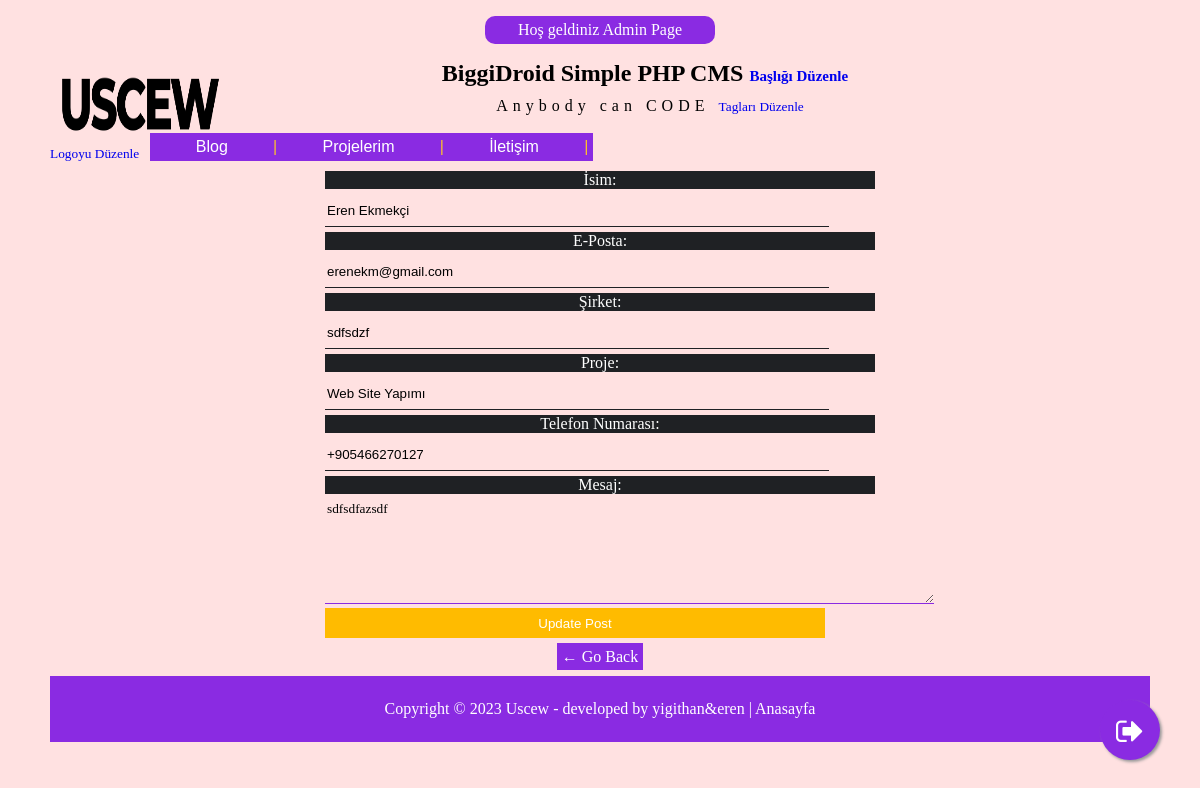
Page /admin/contactread.php?id=5 (signed in) on the committed database.
### tables this page shows
CREATE TABLE `sitedetails` (
  `id` int(11) NOT NULL,
  `sitelogo` mediumtext DEFAULT NULL,
  `sitetitle` mediumtext DEFAULT NULL,
  `sitetagline` mediumtext DEFAULT NULL
);

CREATE TABLE `contact` (
  `id` int(11) NOT NULL,
  `name` varchar(300) NOT NULL,
  `mail` varchar(300) NOT NULL,
  `business` varchar(300) NOT NULL,
  `message` text NOT NULL,
  `project` varchar(300) NOT NULL,
  `tel` varchar(30) NOT NULL
);

### admin/contactread.php (the view, shortened to what this page needs)
<?php
include 'include/header.php';
if (isset($_SESSION["admin"])) {
			$id = $_GET['id'];
			$query = mysqli_query($con, "SELECT * FROM contact WHERE id='$id' ");
			$row = mysqli_fetch_assoc($query);
}
?>
	<form method="post" action="">
					<p>İsim:</p>
				    <input type="text" name="name" placeholder="Enter your title" value="<?php echo $row["name"] ?>" readonly>
				     <p>E-Posta:</p>
                     <input type="text" name="mail" placeholder="Enter your title" value="<?php echo $row["mail"] ?>" readonly>
                     <p>Şirket:</p>
                     <input type="text" name="business" placeholder="Enter your title" value="<?php echo $row["business"] ?>" readonly>
                     <p>Proje:</p>
                     <input type="text" name="project" placeholder="Enter your title" value="<?php echo $row["project"] ?>" readonly>
                     <p>Telefon Numarası:</p>
                     <input type="text" name="tel" placeholder="Enter your title" value="<?php echo $row["tel"] ?>" readonly>
      		          <p>Mesaj:</p>
      		          <textarea name="text" style="font-family: calibri;" readonly><?php echo $row["message"] ?></textarea>
                        <input type="submit" name="update" value="Update Post">
                        <center style="margin-top: 5px;">
                            <a style="font-family: calibri; background: blueviolet;padding: 5px;color: white;text-decoration: none;" href="javascript:history.go(-1)">&larr; Go Back</a>
                        </center>
	</form>
<?php include 'include/footer.php'; ?>

### admin/include/header.php (shortened to what this page needs)
<?php session_start();
include '../include/db.php';
	$query = mysqli_query($con, "SELECT * FROM sitedetails");
	$row = mysqli_fetch_assoc($query);
?>
<!DOCTYPE html>
<html>
<head>
	<link rel="stylesheet" type="text/css" href="../css/style.css">
	<link rel="stylesheet" type="text/css" href="../css/font-awesome.css">
</head>
<body>
<div class="container">
		<?php if (isset($_SESSION["admin"])) { ?><p class="linktag"><a href="index.php">
	Hoş geldiniz <?php echo $_SESSION["user"]; ?> </a></p><?php
}; ?>
	<div class="header">
		<div class="logo">
			<a href="../index.php"><img align="center" class="sitelogo" src="assets/images/logo.png"></a>
			<?php if (isset($_SESSION["admin"])) {
				echo "" ?>
				<br><small style="font-family: calibri;text-align: center;"><a href="editsite.php?id=<?php echo $row['id'] ?>">Logoyu Düzenle</a></small>
				<?php
			"";} ?>
		</div>
		<div class="mainhead">
			<h2><?php echo $row["sitetitle"] ?>
				<?php if (isset($_SESSION["admin"])) {
				echo "" ?>
				<small style="font-family: calibri;text-align: center;font-size: 15px;"><a href="editsite.php?id=<?php echo $row['id'] ?>">Başlığı Düzenle</a></small>
				<?php
			"";} ?>
			</h2>
			<span class="sitetagline"><?php echo $row["sitetagline"] ?>
				<?php if (isset($_SESSION["admin"])) {
				echo "" ?>
				<small style="font-family: calibri;letter-spacing: normal;"><a href="editsite.php?id=<?php echo $row['id'] ?>">Tagları Düzenle</a></small>
				<?php
			"";} ?>
			</span>
		</div>
		<br>
		<nav>
			<a href="index.php">Blog</a> |
			<a href="projelerim.php">Projelerim</a> |
			<a href="contact.php">İletişim</a> |
		</nav>
	</div>

### css/style.css (style rules this page uses)
body { font-family: arial; background: #ffe1e1; }
.container { margin-left: auto; margin-right: auto; width: 1100px; background: #ffe1e1; padding: 10px; padding-top: 0px; margin-top: 0px; }
.logo { width: 100px; float: left; }
.mainhead { text-align: center; }
.mainhead h2 { margin: 10px; font-family: cursive; }
.linktag { background: blueviolet; color: white; text-align: center; width: 20%; margin-right: auto; margin-left: auto; padding: 5px; border-radius: 10px; }
nav { display: inline-block; background: blueviolet; padding: 5px; color: #fcc12d; }
nav a { margin-right: 20px; margin-left: 20px; color: white; text-decoration: none; padding: 20.8px; }
form p { padding: 0px; margin: 0px; margin-bottom: 5px; background: #1f2124; color: white; text-align: center; }
form { font-family: calibri; }
form input { width: 500px; margin-bottom: 5px; }
form input[type="text"] { border: none; border-bottom: 1px solid #1f2124; outline: none; background: transparent; }
form input[type="submit"] { background: #fb0; outline: none; border: none; color: white; padding: 5px; }
textarea { outline: none; border: 1px solid blueviolet; background: transparent; }
p { font-family: calibri; }
h2 { font-family: calibri; }
img { background-position: center top !important; }
.sitetagline { font-family: calibri; margin: 0px; margin-top: 0px; letter-spacing:5px; }
.sitelogo { height: 40px; width: 39px; background: #8a2be2; margin-top: 5px; padding: 10px; border-radius: 100%; border: 1px solid #8a2be2; }
a { text-decoration: none; }
.linktag a { color: white; }

### admin/include/header.php (style rules this page uses)
.sitelogo { height: 57px; width: 159px; background:#eeeeee00; margin-top: 5px; padding: 10px; border-radius: 0%; border: 1px solid #eeeeee00; }

### admin/contactread.php (style rules this page uses)
form { margin-right: auto; margin-left: auto; width: 50%; margin-top: 10px; margin-bottom: 10px; }
h2 { text-align: center; }
input { height: 30px; background: transparent; outline: none; border:none; border-bottom: 1px solid blueviolet; }
textarea { height: 100px; width: 110%; background: transparent; outline: none; border:none; border-bottom: 1px solid blueviolet; }

### rows in the picture
sitedetails: sitetitle "BiggiDroid Simple PHP CMS", sitetagline "Anybody can CODE"
contact: name "Eren Ekmekçi", mail "erenekm@gmail.com", business "sdfsdzf", project "Web Site Yapımı", tel "+905466270127", text "sdfsdfazsdf"

### other values in the picture
$_SESSION["user"] "Admin Page"
